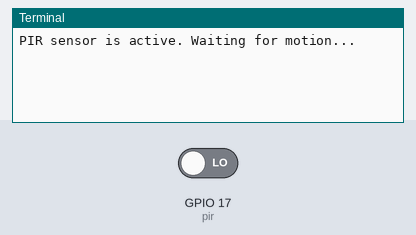
The program below on a simulated Raspberry Pi (BCM pin numbers). On the bench: the last lines printed to the terminal. Inputs (shaded band) come from the test bench; at power-on: GPIO 17 (pir) LOW.

Above: at 1.2 s.
1.3 s: GPIO 17 (pir) driven HIGH
At 2.4 s:
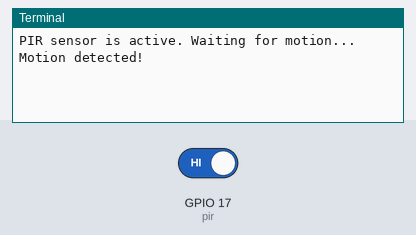
2.8 s: GPIO 17 (pir) driven LOW
At 3.5 s:
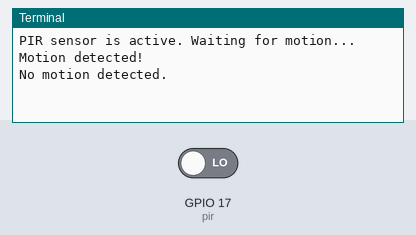

Measured:
- after the input at 1.3 s, the terminal: prints a new line at once (image 1)
- after the input at 2.8 s, the terminal: prints a new line at once (image 2)

The program:

pir-sensor-test.py
```python
from gpiozero import MotionSensor
from time import sleep

# Set up the motion sensor on GPIO 17 (Pin 11)
pir = MotionSensor(17)

print("PIR sensor is active. Waiting for motion...")

while True:
    pir.wait_for_motion()
    print("Motion detected!")
    sleep(1)  # Pause for a second after motion is detected
    pir.wait_for_no_motion()
    print("No motion detected.")
```
